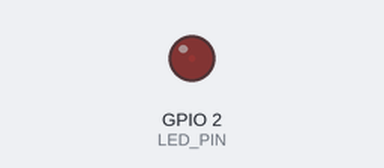
Bench run of a program on a simulated ESP32. On the bench: output pins drawn as LEDs (lit = HIGH). What the program prints to the serial monitor is not drawn.

Above: at 0.05 s.
At 1.15 s:
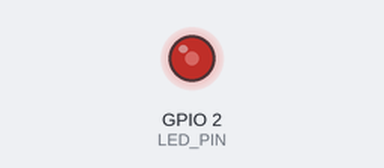
At 2.3 s:
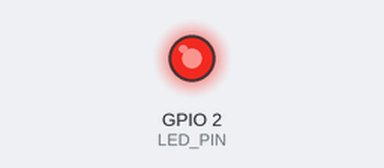
At 4.6 s:
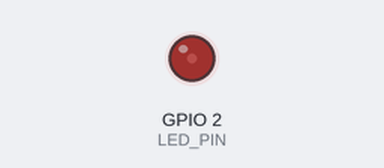
Timing chart, 0 to 6.7 s (numbered marks = the images above):
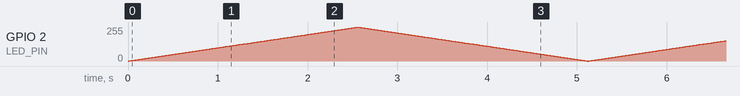

The program:

main.cpp
```cpp
// Ye code ESP32 ke liye hai jo ek LED ko PWM ke zariye fade in aur fade out karta hai.
// Noor Fatima Azam
// 24_NTU_CS_FL_1086
// Embedded Systems Lab

#include <Arduino.h>

constexpr uint8_t LED_PIN = 2;
constexpr uint8_t PWM_CHANNEL = 0;     // Version 2 mein channel zaroori hai (0 se 15 tak koi bhi)
constexpr uint32_t PWM_FREQUENCY = 5000; // 5 kHz frequency set ki gayi hai
constexpr uint8_t PWM_RESOLUTION = 8; // 8-bit resolution ka matlab hai duty cycle 0-255 ke beech hoga
constexpr uint16_t PWM_MAX_DUTY = 255; // Maximum duty cycle value for 8-bit resolution

void setup()
{
    Serial.begin(115200);

    //Pehle channel ko configure karein: channel, frequency, resolution
    ledcSetup(PWM_CHANNEL, PWM_FREQUENCY, PWM_RESOLUTION);

    //Phir us configured channel ko apni physical Pin ke sath jorein
    ledcAttachPin(LED_PIN, PWM_CHANNEL);

    // Version 2 mein pin ke bajaye CHANNEL par write kiya jata hai
    ledcWrite(PWM_CHANNEL, 0);

    Serial.println("ESP32 PWM LED Fade Started (Version 2.x Compatible)");
}

void loop()
{
    // Fade IN: Roshni barhana
    for (int duty = 0; duty <= PWM_MAX_DUTY; duty++)
    {
        ledcWrite(PWM_CHANNEL, duty); // Pin ki jagah PWM_CHANNEL use hoga
        delay(10); // 10 milliseconds ka delay
    }

    // Fade OUT: Roshni kam karna
    for (int duty = PWM_MAX_DUTY; duty >= 0; duty--)
    {
        ledcWrite(PWM_CHANNEL, duty); // Pin ki jagah PWM_CHANNEL use hoga
        delay(10);
    }
}
```
